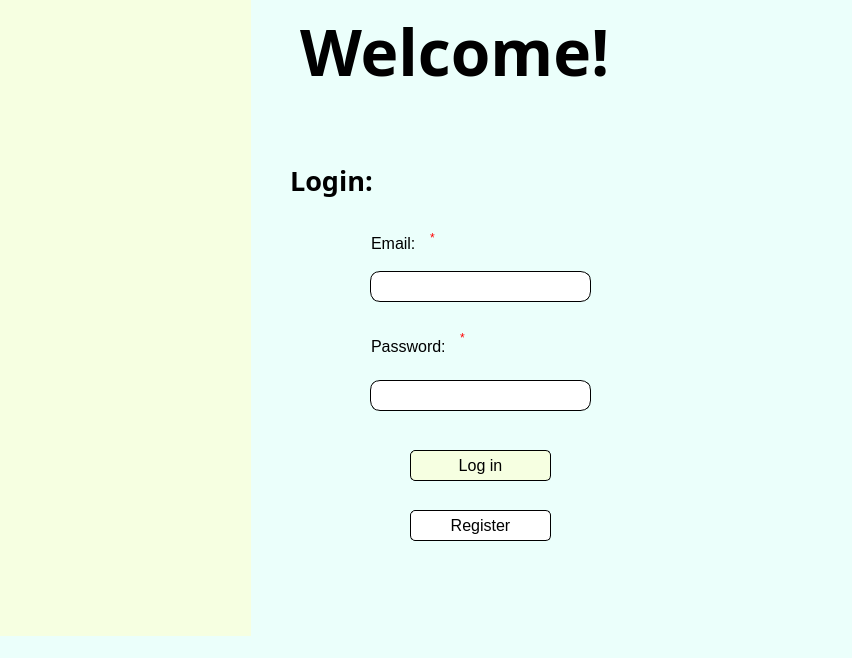
<?xml version="1.0" encoding="UTF-8"?>
<ui version="4.0">
 <class>OptiVision</class>
 <widget class="QMainWindow" name="OptiVision">
  <property name="geometry">
   <rect>
    <x>0</x>
    <y>0</y>
    <width>852</width>
    <height>658</height>
   </rect>
  </property>
  <property name="windowTitle">
   <string>OptiVision</string>
  </property>
  <property name="styleSheet">
   <string notr="true">background-color: rgb(255, 255, 255);
background-color: rgb(235, 255, 251);</string>
  </property>
  <widget class="QWidget" name="centralwidget">
   <widget class="QLabel" name="Welcome_Label">
    <property name="geometry">
     <rect>
      <x>300</x>
      <y>0</y>
      <width>381</width>
      <height>101</height>
     </rect>
    </property>
    <property name="font">
     <font>
      <family>Sitka Text Semibold</family>
      <pointsize>48</pointsize>
      <weight>75</weight>
      <bold>true</bold>
     </font>
    </property>
    <property name="text">
     <string>Welcome!</string>
    </property>
   </widget>
   <widget class="QLabel" name="Email_label">
    <property name="geometry">
     <rect>
      <x>371</x>
      <y>231</y>
      <width>56</width>
      <height>24</height>
     </rect>
    </property>
    <property name="maximumSize">
     <size>
      <width>16777215</width>
      <height>100</height>
     </size>
    </property>
    <property name="font">
     <font>
      <pointsize>12</pointsize>
     </font>
    </property>
    <property name="text">
     <string>Email:</string>
    </property>
   </widget>
   <widget class="QLabel" name="Password_label">
    <property name="geometry">
     <rect>
      <x>371</x>
      <y>334</y>
      <width>91</width>
      <height>24</height>
     </rect>
    </property>
    <property name="maximumSize">
     <size>
      <width>16777215</width>
      <height>100</height>
     </size>
    </property>
    <property name="font">
     <font>
      <pointsize>12</pointsize>
     </font>
    </property>
    <property name="text">
     <string>Password:</string>
    </property>
   </widget>
   <widget class="QLineEdit" name="EmailEditBox">
    <property name="geometry">
     <rect>
      <x>370</x>
      <y>271</y>
      <width>221</width>
      <height>31</height>
     </rect>
    </property>
    <property name="acceptDrops">
     <bool>true</bool>
    </property>
    <property name="autoFillBackground">
     <bool>false</bool>
    </property>
    <property name="styleSheet">
     <string notr="true">QLineEdit{
	background: rgb(255, 255, 255);
	border-radius:10px;
	border:1px solid
}
QLineEdit:focus{
	background: rgb(255, 255, 255);
	border-radius:10px;
	border:1px solid #aa4f47
}
</string>
    </property>
    <property name="frame">
     <bool>true</bool>
    </property>
    <property name="clearButtonEnabled">
     <bool>false</bool>
    </property>
   </widget>
   <widget class="QLineEdit" name="PasswordEditBox">
    <property name="geometry">
     <rect>
      <x>370</x>
      <y>380</y>
      <width>221</width>
      <height>31</height>
     </rect>
    </property>
    <property name="acceptDrops">
     <bool>true</bool>
    </property>
    <property name="autoFillBackground">
     <bool>false</bool>
    </property>
    <property name="styleSheet">
     <string notr="true">QLineEdit{
	background: rgb(255, 255, 255);
	border-radius:10px;
	border:1px solid
}
QLineEdit:focus{
	background: rgb(255, 255, 255);
	border-radius:10px;
	border:1px solid #aa4f47
}
</string>
    </property>
    <property name="frame">
     <bool>true</bool>
    </property>
    <property name="echoMode">
     <enum>QLineEdit::Password</enum>
    </property>
    <property name="clearButtonEnabled">
     <bool>false</bool>
    </property>
   </widget>
   <widget class="QLabel" name="Login_Label">
    <property name="geometry">
     <rect>
      <x>290</x>
      <y>160</y>
      <width>131</width>
      <height>41</height>
     </rect>
    </property>
    <property name="font">
     <font>
      <family>Sitka Heading Semibold</family>
      <pointsize>20</pointsize>
      <weight>75</weight>
      <bold>true</bold>
     </font>
    </property>
    <property name="text">
     <string>Login:</string>
    </property>
   </widget>
   <widget class="QPushButton" name="LogInButton">
    <property name="geometry">
     <rect>
      <x>410</x>
      <y>450</y>
      <width>141</width>
      <height>31</height>
     </rect>
    </property>
    <property name="font">
     <font>
      <pointsize>12</pointsize>
     </font>
    </property>
    <property name="styleSheet">
     <string notr="true">QPushButton{
	
	background-color: rgb(246, 255, 225);
	border-radius:5px;
	border: 1px solid
}
QPushButton:hover {	
	background-color: rgb(237, 248, 255);
}
</string>
    </property>
    <property name="text">
     <string>Log in</string>
    </property>
    <property name="icon">
     <iconset>
      <normaloff>LoginIcon.png</normaloff>LoginIcon.png</iconset>
    </property>
    <property name="iconSize">
     <size>
      <width>18</width>
      <height>18</height>
     </size>
    </property>
    <property name="shortcut">
     <string>Return</string>
    </property>
   </widget>
   <widget class="QLabel" name="label_5">
    <property name="geometry">
     <rect>
      <x>430</x>
      <y>230</y>
      <width>21</width>
      <height>16</height>
     </rect>
    </property>
    <property name="styleSheet">
     <string notr="true">color: rgb(255, 0, 0);</string>
    </property>
    <property name="text">
     <string>*</string>
    </property>
   </widget>
   <widget class="QLabel" name="label_6">
    <property name="geometry">
     <rect>
      <x>460</x>
      <y>330</y>
      <width>21</width>
      <height>16</height>
     </rect>
    </property>
    <property name="styleSheet">
     <string notr="true">color: rgb(255, 0, 0);</string>
    </property>
    <property name="text">
     <string>*</string>
    </property>
   </widget>
   <widget class="QLabel" name="OptiVision_Image">
    <property name="geometry">
     <rect>
      <x>10</x>
      <y>160</y>
      <width>221</width>
      <height>271</height>
     </rect>
    </property>
    <property name="styleSheet">
     <string notr="true">background-color: rgb(246, 255, 225);</string>
    </property>
    <property name="text">
     <string/>
    </property>
    <property name="pixmap">
     <pixmap>Colored.jpg</pixmap>
    </property>
    <property name="scaledContents">
     <bool>true</bool>
    </property>
   </widget>
   <widget class="QPushButton" name="RegisterButton">
    <property name="geometry">
     <rect>
      <x>410</x>
      <y>510</y>
      <width>141</width>
      <height>31</height>
     </rect>
    </property>
    <property name="font">
     <font>
      <pointsize>12</pointsize>
     </font>
    </property>
    <property name="styleSheet">
     <string notr="true">QPushButton{

	background-color: rgb(255, 255, 255);
	border-radius:5px;
	border: 1px solid
}
QPushButton:hover {	
	background-color: rgb(237, 248, 255);
}
</string>
    </property>
    <property name="text">
     <string>Register</string>
    </property>
    <property name="icon">
     <iconset>
      <normaloff>RegisterIcon.png</normaloff>RegisterIcon.png</iconset>
    </property>
    <property name="iconSize">
     <size>
      <width>18</width>
      <height>18</height>
     </size>
    </property>
   </widget>
   <widget class="QLabel" name="label_9">
    <property name="geometry">
     <rect>
      <x>0</x>
      <y>-20</y>
      <width>251</width>
      <height>781</height>
     </rect>
    </property>
    <property name="styleSheet">
     <string notr="true">background-color: rgb(246, 255, 225);</string>
    </property>
    <property name="text">
     <string/>
    </property>
   </widget>
   <widget class="QLabel" name="ErrorMessage_label">
    <property name="geometry">
     <rect>
      <x>320</x>
      <y>560</y>
      <width>351</width>
      <height>20</height>
     </rect>
    </property>
    <property name="font">
     <font>
      <pointsize>12</pointsize>
     </font>
    </property>
    <property name="layoutDirection">
     <enum>Qt::LeftToRight</enum>
    </property>
    <property name="styleSheet">
     <string notr="true">color: rgb(255, 0, 0);</string>
    </property>
    <property name="text">
     <string/>
    </property>
    <property name="alignment">
     <set>Qt::AlignCenter</set>
    </property>
   </widget>
   <zorder>Welcome_Label</zorder>
   <zorder>Email_label</zorder>
   <zorder>Password_label</zorder>
   <zorder>EmailEditBox</zorder>
   <zorder>PasswordEditBox</zorder>
   <zorder>Login_Label</zorder>
   <zorder>LogInButton</zorder>
   <zorder>label_5</zorder>
   <zorder>label_6</zorder>
   <zorder>RegisterButton</zorder>
   <zorder>label_9</zorder>
   <zorder>OptiVision_Image</zorder>
   <zorder>ErrorMessage_label</zorder>
  </widget>
  <widget class="QMenuBar" name="menubar">
   <property name="geometry">
    <rect>
     <x>0</x>
     <y>0</y>
     <width>852</width>
     <height>26</height>
    </rect>
   </property>
  </widget>
  <widget class="QStatusBar" name="statusbar"/>
 </widget>
 <resources/>
 <connections/>
</ui>
